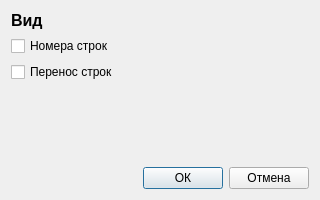
<?xml version="1.0" encoding="UTF-8"?>
<ui version="4.0">
 <class>SettingsDialog</class>
 <widget class="QDialog" name="SettingsDialog">
  <property name="geometry">
   <rect>
    <x>0</x>
    <y>0</y>
    <width>320</width>
    <height>200</height>
   </rect>
  </property>
  <property name="windowTitle">
   <string>Настройки</string>
  </property>
  <layout class="QVBoxLayout" name="verticalLayout">
   <item>
    <widget class="QLabel" name="labelTitle">
     <property name="text">
      <string>Вид</string>
     </property>
     <property name="font">
      <font>
       <pointsize>12</pointsize>
       <bold>true</bold>
      </font>
     </property>
    </widget>
   </item>
   <item>
    <widget class="QCheckBox" name="chkLineNumbers">
     <property name="text">
      <string>Номера строк</string>
     </property>
    </widget>
   </item>
   <item>
    <widget class="QCheckBox" name="chkWordWrap">
     <property name="text">
      <string>Перенос строк</string>
     </property>
    </widget>
   </item>
   <item>
    <spacer name="verticalSpacer">
     <property name="orientation">
      <enum>Qt::Vertical</enum>
     </property>
     <property name="sizeHint" stdset="0">
      <size>
       <width>20</width>
       <height>40</height>
      </size>
     </property>
    </spacer>
   </item>
   <item>
    <layout class="QHBoxLayout" name="buttonLayout">
     <item>
      <spacer name="horizontalSpacer">
       <property name="orientation">
        <enum>Qt::Horizontal</enum>
       </property>
       <property name="sizeHint" stdset="0">
        <size>
         <width>40</width>
         <height>20</height>
        </size>
       </property>
      </spacer>
     </item>
     <item>
      <widget class="QPushButton" name="btnOk">
       <property name="text">
        <string>ОК</string>
       </property>
      </widget>
     </item>
     <item>
      <widget class="QPushButton" name="btnCancel">
       <property name="text">
        <string>Отмена</string>
       </property>
      </widget>
     </item>
    </layout>
   </item>
  </layout>
 </widget>
 <resources/>
 <connections>
  <connection>
   <sender>btnOk</sender>
   <signal>clicked()</signal>
   <receiver>SettingsDialog</receiver>
   <slot>accept()</slot>
  </connection>
  <connection>
   <sender>btnCancel</sender>
   <signal>clicked()</signal>
   <receiver>SettingsDialog</receiver>
   <slot>reject()</slot>
  </connection>
 </connections>
</ui>
